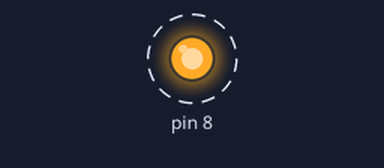
Bench run of a program on a simulated Raspberry Pi (header pin numbers). Shown: output pins drawn as LEDs (lit = HIGH). Dashed ring = blinking. What the program prints to the terminal is not drawn. At 4.0 s the program stops and its outputs stay as they are.

Above: at 0.2 s.
Timing chart, 0 to 3.0 s (numbered marks = the images above):
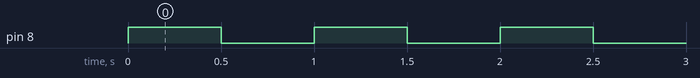

Measured:
- by itself, pin 8: alternates HIGH for 0.50 s and LOW for 0.50 s, 9 changes in all, then stays HIGH

The program:

camera_GPIO.py
```python
#!/usr/bin/env python3
import subprocess
import RPi.GPIO as GPIO
import time as TIME

GPIO.setmode(GPIO.BOARD)
GPIO.setwarnings(False)
print ("camera_GPIO")
GPIO.setup(8,GPIO.OUT)
GPIO.output(8,0)
i=0
while (i<4):
	print (i)
	GPIO.output(8,1)
	TIME.sleep(0.5)
	GPIO.output(8,0)
	TIME.sleep(0.5)
	i=i+1
GPIO.output(8,1)
#subprocess.call(['raspivid','--fullscreen','-t','0','-fps','30'])
#subprocess.call(['raspivid','--fullscreen','-t','0','-fps','30'])
#subprocess.call(['raspivid','--preview','-80,0,800,480','-t','0','-fps','30','-roi','0,0.125,0.99,0.85'])
```
